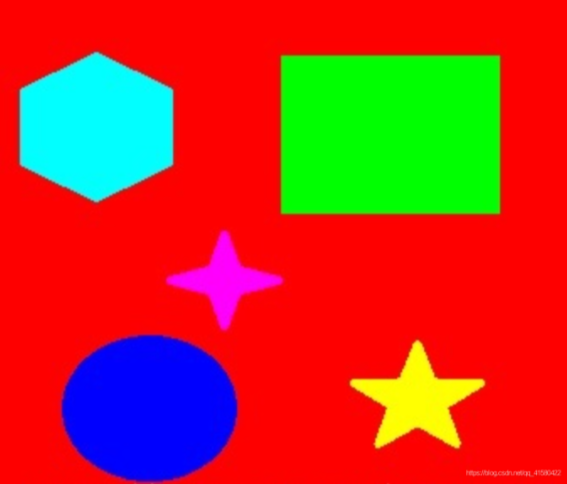
#> input picture Opencv/photo/HSV.png, 567 x 484 px
$ python opencv5.py
#> lines starting #> are read from the running program, lines starting #| are printed output that depends on the picture; after the words box and inside, x2 and y2 are one past the last pixel; in counts of white or black regions, pixels touching at a corner belong together
# 下面通过一个具体的案例实现图像内黄色信息的识别，并加入滑动条的功能，可以让用户更直观地体验HSV颜色空间。
import cv2

# import numpy as np

# 定义窗口名称
winName = "Colors"


def nothing(x):
    pass


img1 = cv2.imread("photo/HSV.png")
#> img1 is the input picture: shape (484, 567, 3); mean B, G, R 39, 54.4, 186.7

# 颜色空间的转换
img_hsv = cv2.cvtColor(img1, cv2.COLOR_BGR2HSV)
#> img_hsv: shape (484, 567, 3); mean H, S, V 29.2, 252.9, 250.8

# 新建窗口
cv2.namedWindow(winName)


# 新建6个滑动条，表示颜色范围的上下边界，这里滑动条的初始化位置即为黄色的颜色范围
cv2.createTrackbar("LowerbH", winName, 26, 255, nothing)
cv2.createTrackbar("UpperbH", winName, 34, 255, nothing)
cv2.createTrackbar("LowerbS", winName, 42, 255, nothing)
cv2.createTrackbar("UpperbS", winName, 255, 255, nothing)
cv2.createTrackbar("LowerbV", winName, 46, 255, nothing)
cv2.createTrackbar("UpperbV", winName, 255, 255, nothing)

while 1:
    # 函数cv2.getTrackbarPos()范围当前滑块对应的值
    lowerbH = cv2.getTrackbarPos("LowerbH", winName)
    lowerbS = cv2.getTrackbarPos("LowerbS", winName)
    lowerbV = cv2.getTrackbarPos("LowerbV", winName)
    upperbH = cv2.getTrackbarPos("UpperbH", winName)
    upperbS = cv2.getTrackbarPos("UpperbS", winName)
    upperbV = cv2.getTrackbarPos("UpperbV", winName)

    # 得到目标颜色的二值图像，用作cv2.bitwise_and()的掩模
    # cv2.inRange(src,lowerb,upperb):src输入图像，lowerb颜色范围下界，upperb颜色范围上界
    # 在范围内的为白色，不在的为黑色
    img_target = cv2.inRange(
        img1, (lowerbH, lowerbS, lowerbV), (upperbH, upperbS, upperbV)
    )
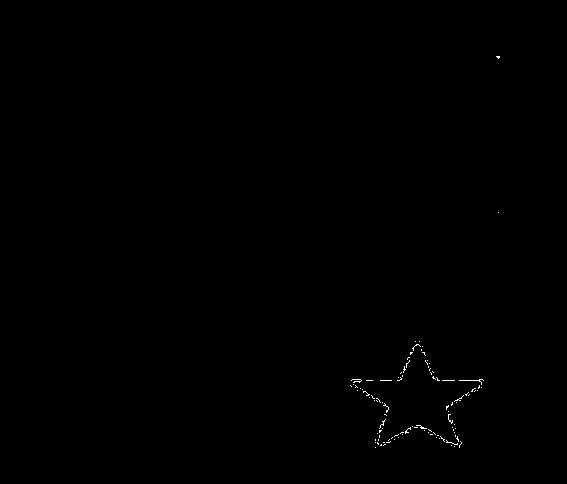
#> img_target: shape (484, 567); 0.17% white in thin lines or dots, all inside (x1, y1, x2, y2) = (350, 56, 500, 448)
    cv2.imshow("二值化", img_target)
    # 输入图像与输入图像在掩模条件下按位与，得到掩模范围内的原图像
    img_specifiedColor = cv2.bitwise_and(img1, img1, mask=img_target)

    cv2.imshow(winName, img_specifiedColor)

    if cv2.waitKey(1) == ord("q"):
#> (key q is pressed here)
        break
cv2.destroyAllWindows()
